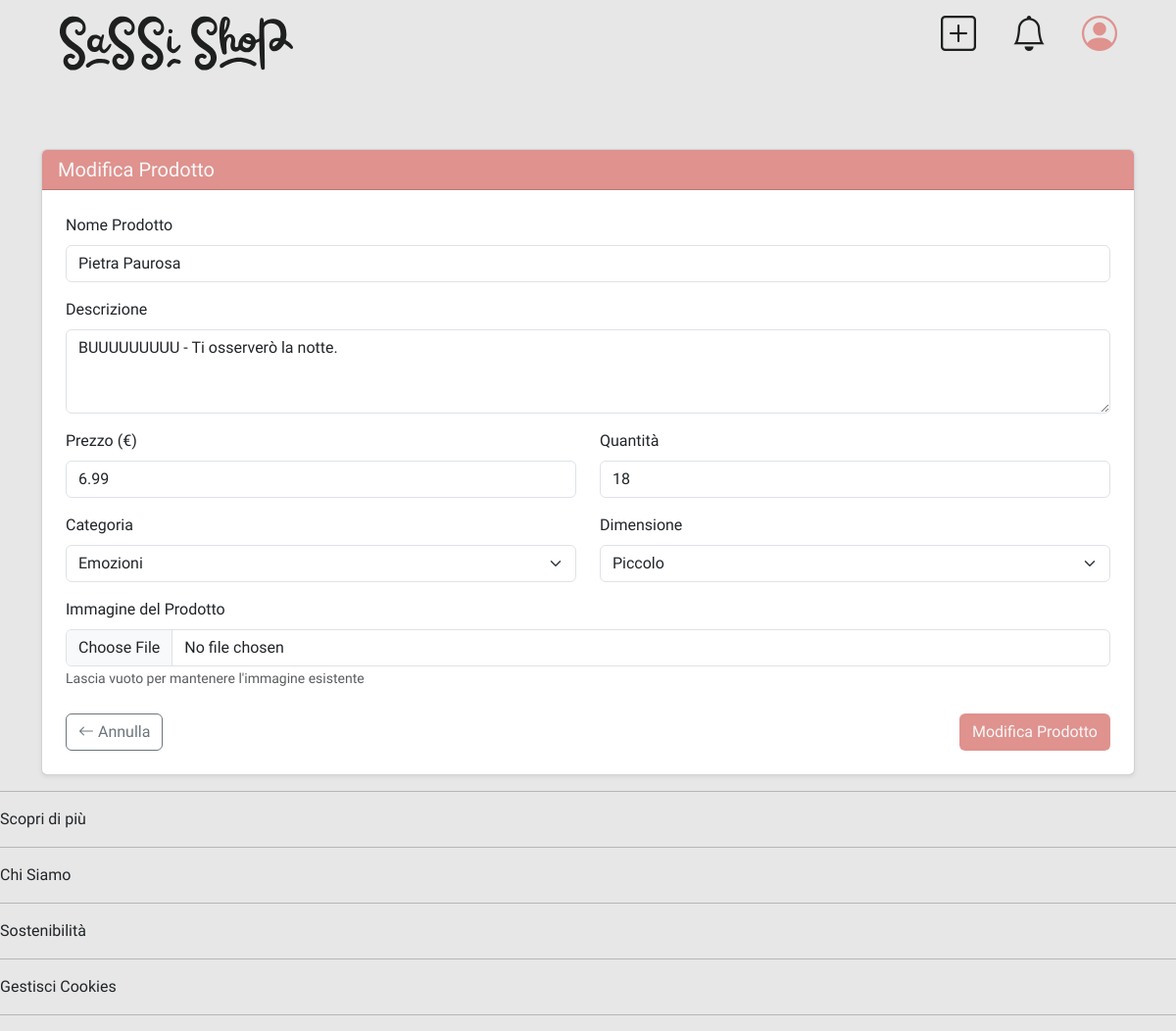
Screenshot of /?page=manageProduct&action=edit&id=12 (signed in) with the database file from the repository.
### tables this page shows
CREATE TABLE IF NOT EXISTS Product (
    id INT AUTO_INCREMENT PRIMARY KEY,
    name VARCHAR(127) NOT NULL,
    description TEXT,
    price DECIMAL(10, 2) NOT NULL,
    quantity INT NOT NULL,
    category INT NOT NULL,
    size INT NOT NULL,
    image TEXT DEFAULT "",
    isCollection BOOLEAN DEFAULT FALSE,
    FOREIGN KEY (category) REFERENCES Category(id) ON DELETE RESTRICT,
    FOREIGN KEY (size) REFERENCES Size(id) ON DELETE RESTRICT
);

### db/database.php (called while the page is built, shortened)
<?php
class DatabaseHelper {
    private ?mysqli $db = null;
    private array $configuration;
    public function __construct() {
        $this->configuration = [
            'servername' => 'localhost',
            'username' => 'root',
            'password' => '',
            'database' => 'SassiShop',
            'charset' => 'utf8mb4'
        ];
    }
    private function connect(): void {
        if ($this->db === null) {
            try {
                $this->db = new mysqli(
                    $this->configuration['servername'],
                    $this->configuration['username'],
                    $this->configuration['password'],
                    $this->configuration['database']
                );
                $this->db->set_charset($this->configuration['charset']);
            } catch(Exception $e) {
                throw new Exception("Connection failed: " . $e->getMessage());
            }
        }
    }
    private function execute(string $sql, array $params = []): mysqli_stmt {
        $temp = $this->db->prepare($sql);
        if (!empty($params)) {
            $types = str_repeat('s', count($params));
            $temp->bind_param($types, ...array_values($params));
        }
        if (!$temp->execute()) {
            throw new Exception("Execute failed: " . $temp->error);
        }
        return $temp;
    }
    public function getCategories(): array {
        $sql = "SELECT * FROM Category";
        $temp = $this->execute($sql);
        $result = $temp->get_result();
        $categories = $result->fetch_all(MYSQLI_ASSOC);
        return $categories;
    }
    public function getProductInfo(int $productId): array {
        $sql = "SELECT * FROM Product WHERE id = ?";
        $temp = $this->execute($sql, [$productId]);
        $result = $temp->get_result();
        $product = $result->fetch_assoc() ?: [];
        return $product;
    }
    public function getSizes(): array {
        $sql = "SELECT * FROM Size";
        $temp = $this->execute($sql);
        $result = $temp->get_result();
        $sizes = $result->fetch_all(MYSQLI_ASSOC);
        return $sizes;
    }
}
?>

### src/bootstrap.php (called while the page is built, shortened)
<?php
    require_once("../db/database.php");
    $dbh = new DatabaseHelper();
?>

### src/template/manageProduct.php (the view, shortened to what this page needs)
<?php
$editMode = isset($_GET['action']) && $_GET['action'] === 'edit';
$productToEdit = null;
if($editMode && isset($_GET['id'])) {
    $productToEdit = $dbh->getProductInfo($_GET['id']);
}
?>
<div class="container mt-5">
    <div class="card shadow-sm">
        <div class="card-header form-profile">
            <h5 class="card-title mb-0"><?php echo $editMode ? "Modifica" : "Aggiungi Nuovo"; ?> Prodotto</h5>
        </div>
        <div class="card-body p-4">
            <form action="#" method="POST" enctype="multipart/form-data">
                <div class="mb-3">
                    <label for="productName" class="form-label">Nome Prodotto</label>
                    <input type="text" class="form-control" id="productName" name="productName"
                           value="<?php echo $editMode ? htmlspecialchars($productToEdit['name']) : ''; ?>" required>
                </div>
                <div class="mb-3">
                    <label for="productDescription" class="form-label">Descrizione</label>
                    <textarea class="form-control product-description" id="productDescription" name="productDescription"
                              maxlength="255" rows="3" required><?php echo $editMode ? htmlspecialchars($productToEdit['description']) : ''; ?></textarea>
                </div>
                <div class="row mb-3">
                    <div class="col-md-6">
                        <label for="productPrice" class="form-label">Prezzo (€)</label>
                        <input type="number" class="form-control" id="productPrice" name="productPrice" step="0.01"
                               value="<?php echo $editMode ? $productToEdit['price'] : '9.99'; ?>" min="0.01" max="9999.99" required>
                    </div>
                    <div class="col-md-6">
                        <label for="productQuantity" class="form-label">Quantità</label>
                        <input type="number" class="form-control" id="productQuantity" name="productQuantity"
                               value="<?php echo $editMode ? $productToEdit['quantity'] : '1'; ?>" min="1" max="999" required>
                    </div>
                </div>
                <div class="row mb-3">
                    <div class="col-md-6">
                        <label for="productCategory" class="form-label">Categoria</label>
                        <select class="form-select" id="productCategory" name="productCategory" required>
                            <?php foreach ($dbh->getCategories() as $category): ?>
                                <option value="<?php echo $category['id']; ?>"><?php echo $category['name']; ?></option>
                            <?php endforeach; ?>
                        </select>
                    </div>
                    <div class="col-md-6">
                        <label for="productSize" class="form-label">Dimensione</label>
                        <select class="form-select" id="productSize" name="productSize" required>
                            <?php foreach ($dbh->getSizes() as $size): ?>
                                <option value="<?php echo $size['id']; ?>"><?php echo $size['size']; ?></option>
                            <?php endforeach; ?>
                        </select>
                    </div>
                </div>
                <div class="mb-4">
                    <label for="productImage" class="form-label">Immagine del Prodotto</label>
                    <input type="file" class="form-control" id="productImage" name="productImage"
                           accept=".jpg,.jpeg,.png" <?php echo !$editMode ? 'required' : ''; ?>>
                    <?php if($editMode): ?>
                        <small class="text-muted">Lascia vuoto per mantenere l'immagine esistente</small>
                    <?php endif; ?>
                </div>
                <div class="d-flex justify-content-between align-items-center">
                    <a href="?page=search" class="btn btn-outline-secondary">
                        <i class="bi bi-arrow-left"></i> Annulla
                    </a>
                    <button type="submit" class="btn create-product-button">
                        <?php echo $editMode ? "Modifica Prodotto" : "Aggiungi Prodotto"; ?>
                    </button>
                </div>
            </form>
        </div>
    </div>
</div>

### assets/styles/style.css (style rules this page uses)
:root.light-mode { --background-color: rgba(231, 231, 231, 1); --background-half-color: rgba(211, 211, 211, 1); --text-color: rgba(29, 32, 31, 1); --placeholder-color: rgba(29, 32, 31, 0.625); --primary-color: rgba(223, 146, 142, 1); --primary-hover-color: rgba(227, 160, 156, 1); --secondary-color: rgba(197, 136, 130, 1); --secondary-hover-color: rgba(209, 151, 148, 1); --highlight-color: rgba(234, 210, 172, 1); --highlight-color-hover: rgba(223, 194, 155, 1); --controls-background-color: rgba(247, 247, 247, 1); --controls-border-color: rgba(204, 204, 204, 1); --controls-hover-color: rgba(250, 250, 250, 1); --controls-disabled-color: rgba(176, 176, 176, 1); --success-color: rgba(76, 175, 80, 1); --success-color-hover: rgba(58, 158, 69, 1); --warning-color: rgba(255, 193, 7, 1); --warning-color-hover: rgba(224, 168, 0, 1); --error-color: rgba(244, 67, 54, 1); --error-color-hover: rgba(214, 52, 42, 1); --info-color: rgba(33, 150, 243, 1); --info-color-hover: rgba(30, 135, 226, 1); }
* { transition: all 0.3s ease; }
body { margin: 0; padding: 0; background-color: var(--background-color); font-family: 'Istok Web'; }
.home-go-to-sold-collections, .home-go-to-loved-categories, .form-profile { background-color: var(--primary-color); color: var(--controls-background-color); }
.product-description { min-height: 15vh; max-height: 20vh; }
.create-product-button { background-color: var(--primary-color); color: var(--controls-background-color); }

### rows the page displays
product: productName "Pietra Paurosa", productDescription "BUUUUUUUUU - Ti osserverò la notte.", productPrice "6.99", productQuantity "18"

### other values shown
form field productCategory "Emozioni"
form field productSize "Piccolo"
